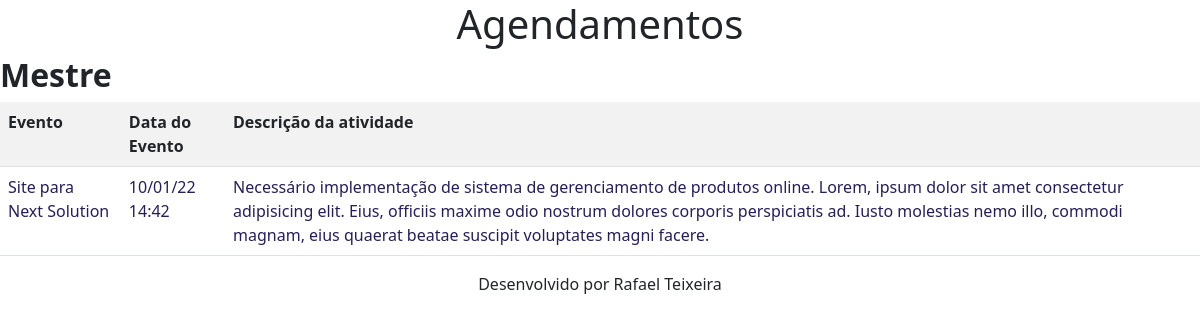
/titulo/Site para Next Solution/ (signed in), run on the app's committed database.
### core/models.py (models this page shows, shortened)
class Evento(models.Model):
    titulo=models.CharField(max_length=100)
    descricao=models.TextField(null=True, blank=True)
    data_evento=DateTimeField(verbose_name='Data do Evento')
    data_criacao=DateTimeField(auto_now=True,verbose_name='Data de Criacao')
    usuario=models.ForeignKey(User,on_delete=models.CASCADE) # models.cascade (Se o usuário for deletado, seus eventos também serão.) Para User será necessário defenir um valor padrão.
    class Meta:                 #Alteração do nome da tabela sqlite3: comando sqlmigrate core xxxx/dados para migração manual.
        db_table='evento'
    def get_data_evento(self):
        return self.data_evento.strftime('%d/%m/%y %H:%M')

### core/views.py (the view)
# urls.py: path(r'titulo/<titulo_evento>/', views.titulo,name='titulo'),
def titulo(resquest,titulo_evento):
    print(titulo_evento)
    usuario=resquest.user
    consulta=Evento.objects.get(titulo__contains=titulo_evento)
    usuario=str(usuario).capitalize
    dados={'consulta':consulta,'usuario':usuario}
    return render(resquest,'titulo.html',dados)

### core/templates/titulo.html
{% extends 'model-page.html' %}
    {% block content %}
    <center><h1>Agendamentos</h1></center>
    <h2><b>{{ usuario }}</b></h2>
    <table id="lista" class="table table-striped table-hover table-responsive">
            <tr>
                <th>Evento</th>
                <th>Data do Evento</th>
                <th>Descrição da atividade</th>
            </tr>
            <tr>
                <td>
                    {{ consulta.titulo }}
                </td>
                <td>
                    {{ consulta.get_data_evento }}
                </td>
                <td>
                    {{ consulta.descricao }}
                </td>
            </tr>
    </table>
    {% endblock %}

### core/static/css/style.css (style rules this page uses)
body { background-color: rgb(99, 130, 143); color: blue; }
#lista { color: rgb(38, 31, 85); text-justify: auto; }

### data on the page
Evento: titulo "Site para Next Solution", get_data_evento "10/01/22 14:42", descricao "Necessário implementação de sistema de gerenciamento de produtos online. Lorem, ipsum dolor sit amet consectetur adipisicing elit. Eius, officiis maxime odio nostrum dolores corporis perspiciatis ad. Iusto molestias nemo illo, commodi magnam, eius quaerat beatae suscipit voluptates magni facere."

### other printed values
{{ usuario }} "Mestre"
